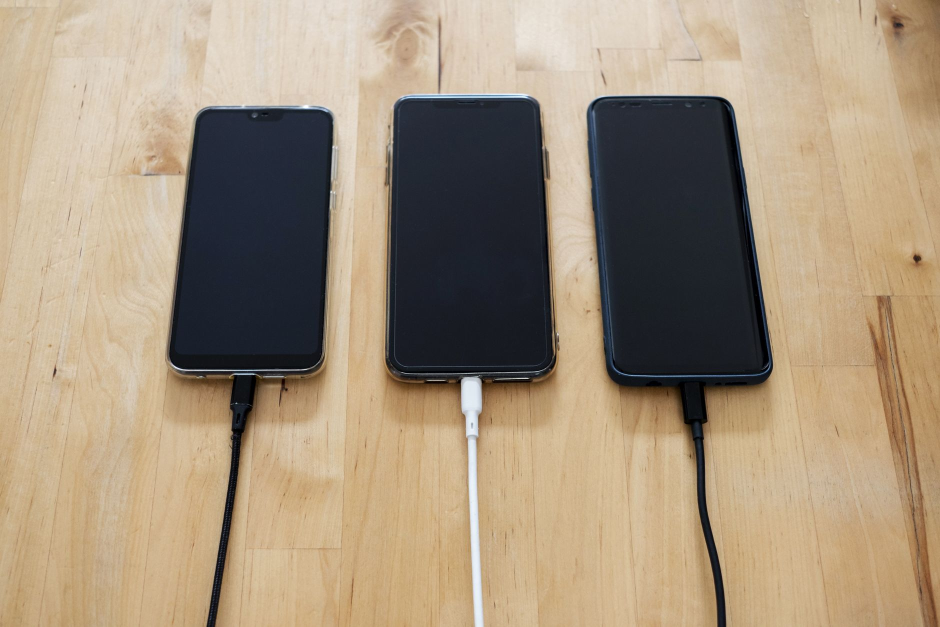
#> input picture assets/photos/ph_charging_desk.jpg, 1880 x 1253 px (shown at 1/2 size)
$ python -i gen_yam_bgs.py   (imports and definitions only)
#> lines starting #> are read from the running program, lines starting #| are printed output that depends on the picture
#!/usr/bin/env python3
"""山一證券・野澤正平の再現ドラマ（yamaichi-nozawa）用のイラスト背景15種を生成する。

gen_drama_bgs.py と同じフラットイラスト調。場面ごとに新造（使い回し禁止）。
トーンの設計:
  長野・畑・営業     … 明るい自然光。ここが「耕した分だけ返ってくる」世界
  明治の兜町          … セピア。百年前だと一目で分かるように彩度を落とす
  取り付け騒ぎ・飛ばし … 寒色＋低彩度。不穏
  バブル              … 唯一の高彩度。赤い数字で浮かれた感じ
  告白〜会見           … いちばん暗い。会見だけは青白い光にして異質にする
立ち絵は x=0.3 と x=0.74 に常駐し、モブが x=0.5〜0.62 に立つので、
**見せたいものは画面の上半分**に置く（下半分はキャラでほぼ隠れる）。

実行: PYTHONPATH=. python3 scripts/gen_yam_bgs.py
"""

import math
import sys
from pathlib import Path

sys.path.insert(0, str(Path(__file__).resolve().parent.parent))

from PIL import Image, ImageDraw, ImageFilter  # noqa: E402

from scripts.gen_drama_bgs import W, H, OUT, vgrad, glow  # noqa: E402
from scripts.gen_qr_bgs import _floor, _window  # noqa: E402


# ---------------------------------------------------------------- 共通パーツ
# [28 lines left out: functions _building, _person, _desk, not called in this run]


def _sepia(img, amount=0.55):
    """明治の場面用。彩度を落として黄ばませる。"""
    g = img.convert("L").convert("RGB")
    return Image.blend(img.convert("RGB"), Image.merge("RGB", (
        g.split()[0].point(lambda v: min(255, int(v * 1.10 + 18))),
        g.split()[1].point(lambda v: min(255, int(v * 1.00 + 8))),
        g.split()[2].point(lambda v: int(v * 0.80)))), amount).convert("RGBA")


# ---------------------------------------------------------------- 現代（茶番）
# [376 lines left out: functions ima, kawanakajima, hatake, meiji, kabutocho, eigyo and 9 more, not called in this run]


PAINTERS = {
    "il_yam_ima": ima,
    "il_yam_kawanakajima": kawanakajima,
    "il_yam_hatake": hatake,
    "il_yam_meiji": meiji,
    "il_yam_kabutocho": kabutocho,
    "il_yam_eigyo": eigyo,
    "il_yam_toritsuke": toritsuke,
    "il_yam_bubble": bubble,
    "il_yam_yakuinshitsu": yakuinshitsu,
    "il_yam_shachoshitsu": shachoshitsu,
    "il_yam_ginko": ginkou,
    "il_yam_okurasho": okurasho,
    "il_yam_honsha_yoru": honsha_yoru,
    "il_yam_kaiken": kaiken,
    "il_yam_machi": machi,
}

# [5 lines not run here, left out]

>>> from PIL import Image
>>> picture = Image.open('../assets/photos/ph_charging_desk.jpg')
#> picture is the input picture: PIL image 1880x1253 RGB; mean R, G, B 163.5, 146.1, 123.3
>>> result = _sepia(picture)
#> in _sepia, `g = img.convert("L").convert("RGB")`:
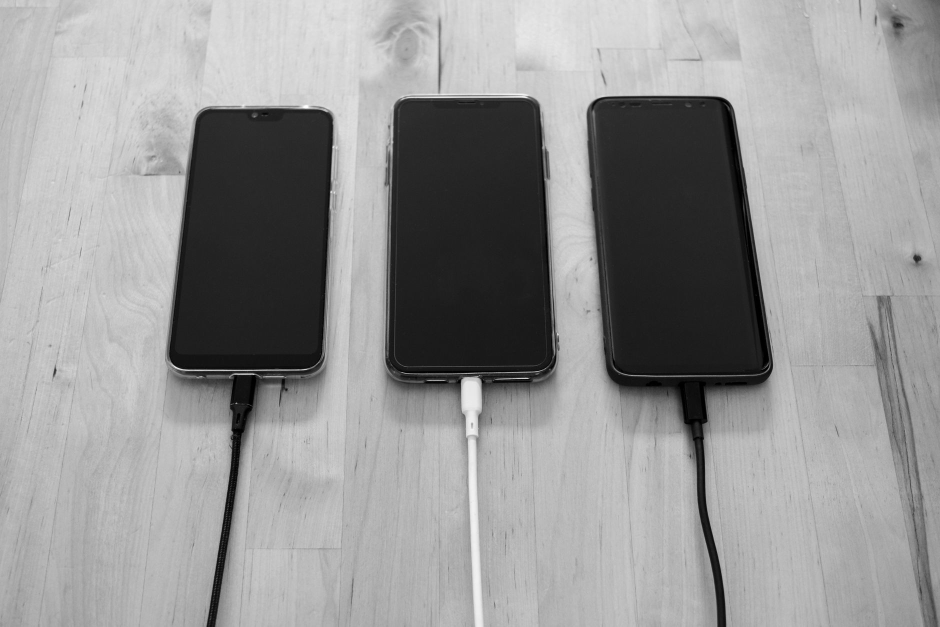
#> g: PIL image 1880x1253 RGB (shown at 1/2 size); min 0, max 255, mean 148.8
